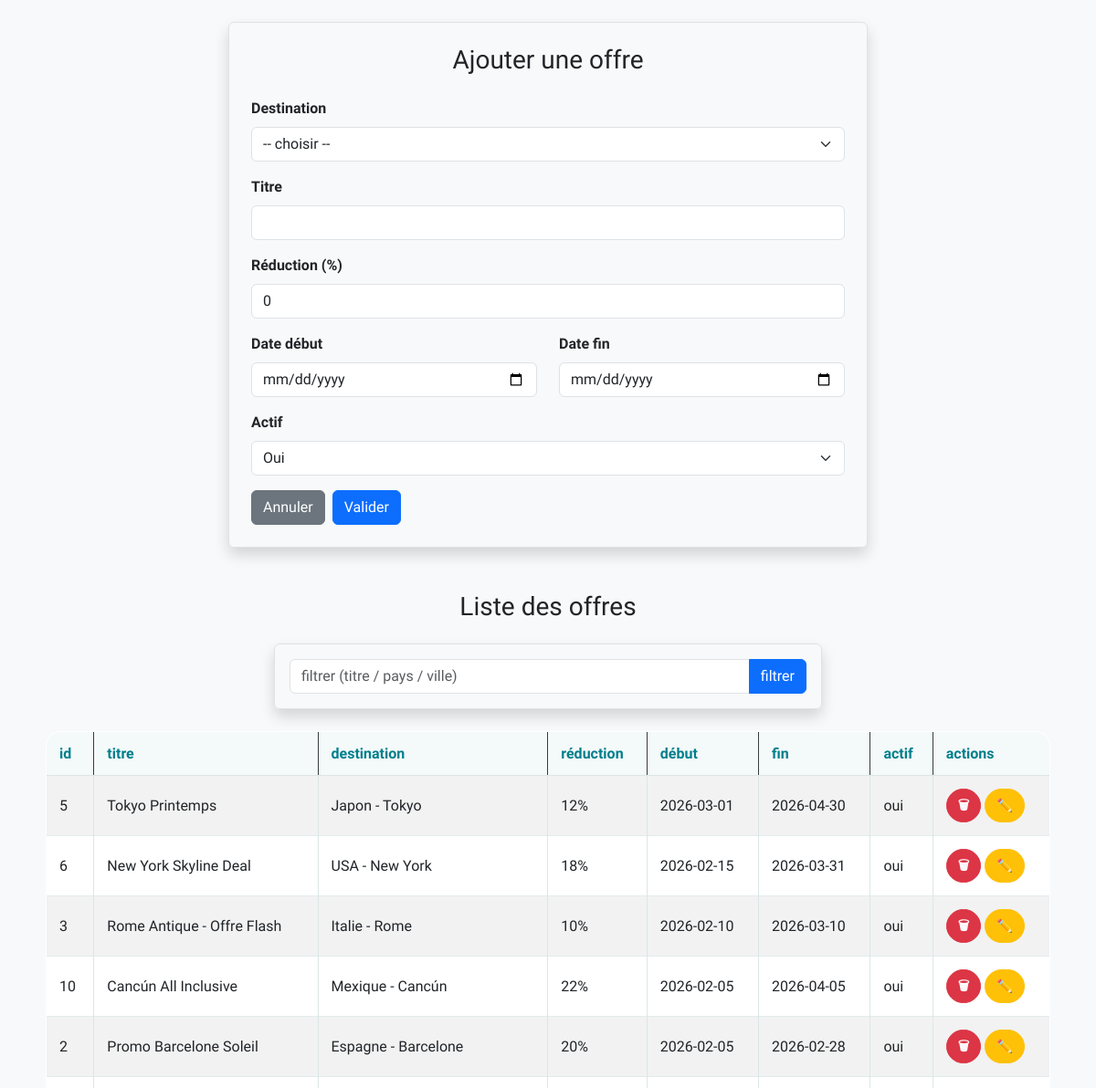
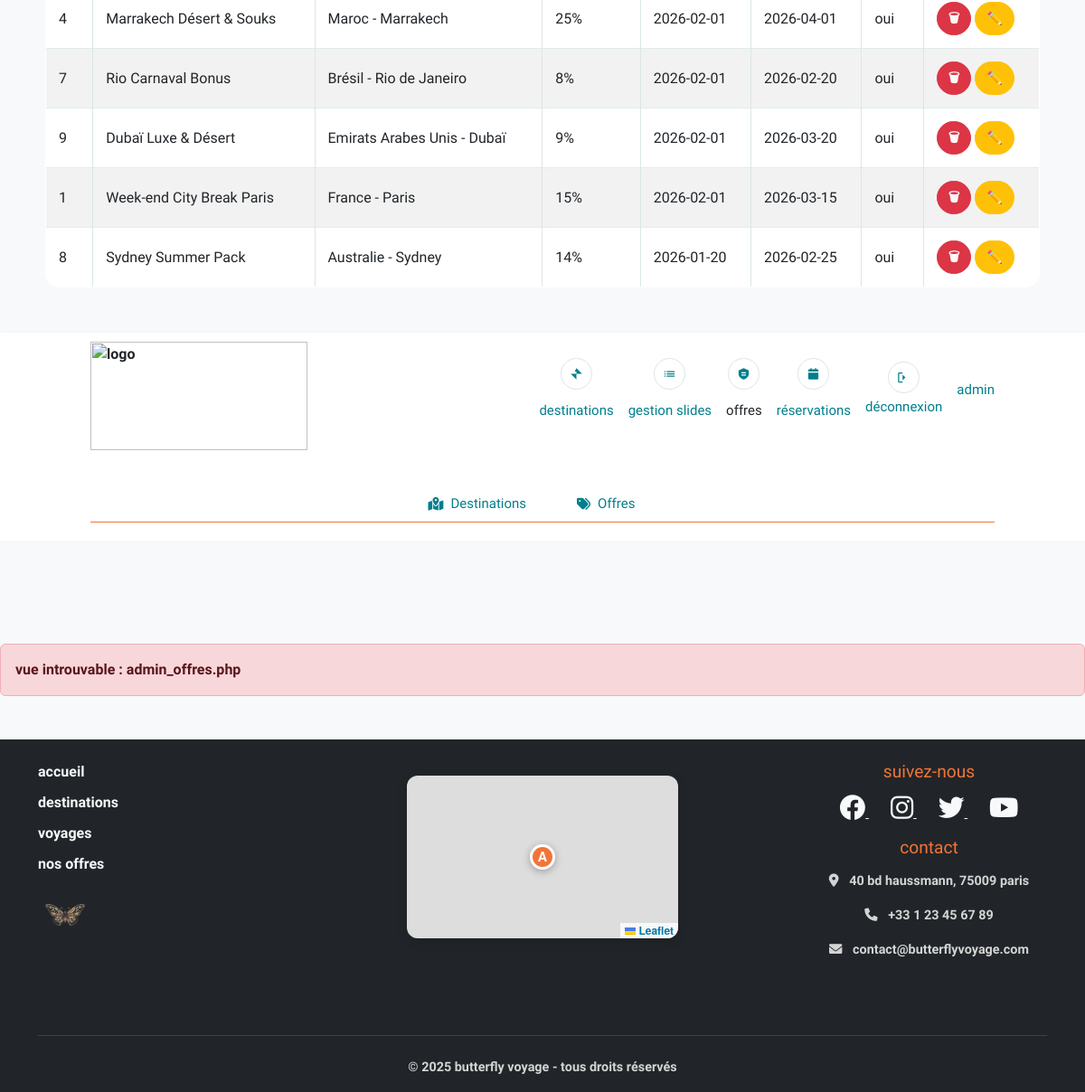
Screenshot of /index.php?page=admin_offres (signed in) with the database file from the repository (2 pictures, top to bottom).
### tables this page shows
CREATE TABLE IF NOT EXISTS offres (
  id_offre INT NOT NULL AUTO_INCREMENT,
  id_destination INT NOT NULL,
  titre VARCHAR(150) NOT NULL,
  pourcentage_reduction INT NOT NULL,
  date_debut DATE NOT NULL,
  date_fin DATE NOT NULL,
  actif TINYINT(1) NOT NULL DEFAULT 1,
  PRIMARY KEY (id_offre),
  KEY fk_offre_destination (id_destination)
);

CREATE TABLE IF NOT EXISTS destinations (
  id_destination INT NOT NULL AUTO_INCREMENT,
  pays VARCHAR(100) NOT NULL,
  ville VARCHAR(100) NOT NULL,
  id_continent INT DEFAULT NULL,
  description TEXT,
  prix_base DECIMAL(10,2) NOT NULL,
  image_url VARCHAR(255) DEFAULT NULL,
  actif TINYINT(1) NOT NULL DEFAULT 1,
  PRIMARY KEY (id_destination),
  KEY fk_destination_continent (id_continent)
);

### controleur/gestion_admin_offres.php (called while the page is built, shortened)
<?php
$unControleur->verifAdmin();
if (isset($_POST["Filtrer"])) {
    $filtre = $_POST["filtre"] ?? "";
    $lesOffres = $unControleur->selectLike_offre($filtre);
} else {
    $lesOffres = $unControleur->selectAll_offres();
}
require_once "vue/vue_insert_offre.php";
require_once "vue/vue_select_offres.php";

### modele/modele_class.php (called while the page is built, shortened)
<?php
class Modele
{
    private PDO $pdo;
    public function __construct()
    {
        $dsn = "mysql:host=localhost;dbname=agence_bfly;charset=utf8mb4";
        $user = "root";
        $password = "";
        try {
            $this->pdo = new PDO($dsn, $user, $password, [
                PDO::ATTR_ERRMODE => PDO::ERRMODE_EXCEPTION,
            ]);
        } catch (PDOException $e) {
            echo "erreur de connexion à " . $dsn . "<br>";
            echo $e->getMessage();
            exit();
        }
    }
    private function fetchAll(string $sql, array $params = []): array
    {
        $stmt = $this->pdo->prepare($sql);
        $stmt->execute($params);
        return $stmt->fetchAll(PDO::FETCH_ASSOC);
    }
    public function selectAll_offres(): array
    {
        $sql = "select o.*, d.pays, d.ville, cont.nom as continent
                from offres o
                join destinations d on d.id_destination = o.id_destination
                left join continents cont on cont.id_continent = d.id_continent
                order by o.date_debut desc";
        return $this->fetchAll($sql);
    }
}

### controleur/controleur_class.php (called while the page is built, shortened)
<?php
require_once "modele/modele_class.php";
class Controleur
{
    private Modele $modele;
    public function __construct()
    {
        $this->modele = new Modele();
    }
    public function selectAll_offres()
    {
        return $this->modele->selectAll_offres();
    }
}

### vue/vue_select_offres.php (the view, shortened to what this page needs)
<h3 class="text-center mt-5 mb-4">Liste des offres</h3>
<form method="post" class="container mt-3 p-3 border rounded shadow" style="max-width:600px;">
    <div class="input-group">
        <input
            type="text"
            name="filtre"
            class="form-control"
            placeholder="filtrer (titre / pays / ville)"
            value="<?= htmlspecialchars($_POST["filtre"] ?? "") ?>"
        >
        <button type="submit" name="Filtrer" class="btn btn-primary">filtrer</button>
    </div>
</form>
<div class="container mt-4">
    <table class="table table-striped table-bordered">
        <thead class="table-dark">
            <tr>
                <th>id</th>
                <th>titre</th>
                <th>destination</th>
                <th>réduction</th>
                <th>début</th>
                <th>fin</th>
                <th>actif</th>
                <th>actions</th>
            </tr>
        </thead>
        <tbody>
            <?php if (!empty($lesOffres)): ?>
                <?php foreach ($lesOffres as $o): ?>
                    <?php
                    $idOffre = (int) ($o["id_offre"] ?? 0);
                    $titre = $o["titre"] ?? "";
                    $pays = $o["pays"] ?? "";
                    $ville = $o["ville"] ?? "";
                    $destinationTexte = trim($pays . " - " . $ville, " -");
                    $reduc = (int) ($o["pourcentage_reduction"] ?? 0);
                    $dateDebut = $o["date_debut"] ?? "";
                    $dateFin = $o["date_fin"] ?? "";
                    $actif = ((int) ($o["actif"] ?? 0) === 1);
                    ?>
                    <tr>
                        <td><?= $idOffre ?></td>
                        <td><?= htmlspecialchars($titre) ?></td>
                        <td><?= htmlspecialchars($destinationTexte) ?></td>
                        <td><?= $reduc ?>%</td>
                        <td><?= htmlspecialchars($dateDebut) ?></td>
                        <td><?= htmlspecialchars($dateFin) ?></td>
                        <td><?= $actif ? "oui" : "non" ?></td>
                        <td>
                            <a
                                class="btn btn-danger btn-sm"
                                href="index.php?page=admin_offres&action=sup&id_offre=<?= $idOffre ?>"
                                onclick="return confirm('voulez-vous vraiment supprimer cette offre ?');"
                                title="supprimer"
                            >
                                🗑
                            </a>
                            <a
                                class="btn btn-warning btn-sm"
                                href="index.php?page=admin_offres&action=edit&id_offre=<?= $idOffre ?>"
                                title="modifier"
                            >
                                ✏️
                            </a>
                        </td>
                    </tr>
                <?php endforeach; ?>
            <?php endif; ?>
        </tbody>
    </table>
</div>

### rows the page displays
offres: id_offre "5", titre "Tokyo Printemps", id_destination.ville "Japon - Tokyo", pourcentage_reduction "12", date_debut "2026-03-01", date_fin "2026-04-30", actif "oui"
offres: id_offre "6", titre "New York Skyline Deal", id_destination.ville "USA - New York", pourcentage_reduction "18", date_debut "2026-02-15", date_fin "2026-03-31", actif "oui"
offres: id_offre "3", titre "Rome Antique - Offre Flash", id_destination.ville "Italie - Rome", pourcentage_reduction "10", date_debut "2026-02-10", date_fin "2026-03-10", actif "oui"
offres: id_offre "10", titre "Cancún All Inclusive", id_destination.ville "Mexique - Cancún", pourcentage_reduction "22", date_debut "2026-02-05", date_fin "2026-04-05", actif "oui"
offres: id_offre "2", titre "Promo Barcelone Soleil", id_destination.ville "Espagne - Barcelone", pourcentage_reduction "20", date_debut "2026-02-05", date_fin "2026-02-28", actif "oui"
offres: id_offre "4", titre "Marrakech Désert & Souks", id_destination.ville "Maroc - Marrakech", pourcentage_reduction "25", date_debut "2026-02-01", date_fin "2026-04-01", actif "oui"
offres: id_offre "7", titre "Rio Carnaval Bonus", id_destination.ville "Brésil - Rio de Janeiro", pourcentage_reduction "8", date_debut "2026-02-01", date_fin "2026-02-20", actif "oui"
offres: id_offre "9", titre "Dubaï Luxe & Désert", id_destination.ville "Emirats Arabes Unis - Dubaï", pourcentage_reduction "9", date_debut "2026-02-01", date_fin "2026-03-20", actif "oui"
offres: id_offre "1", titre "Week-end City Break Paris", id_destination.ville "France - Paris", pourcentage_reduction "15", date_debut "2026-02-01", date_fin "2026-03-15", actif "oui"
offres: id_offre "8", titre "Sydney Summer Pack", id_destination.ville "Australie - Sydney", pourcentage_reduction "14", date_debut "2026-01-20", date_fin "2026-02-25", actif "oui"

### other values shown
$prenomAffiche "admin"
$vue "admin_offres.php"
